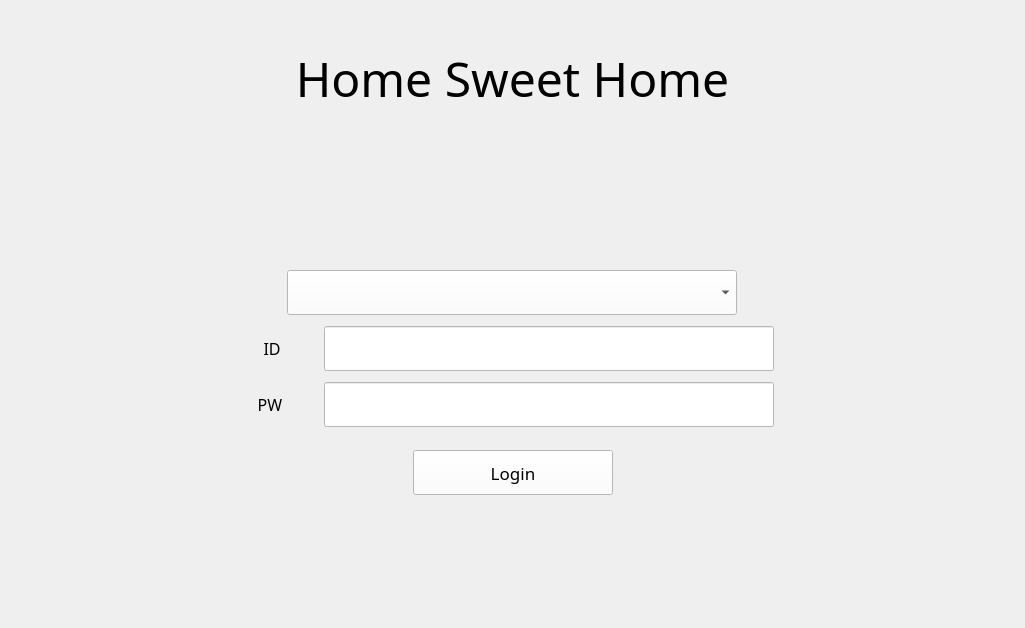
<?xml version="1.0" encoding="UTF-8"?>
<ui version="4.0">
 <class>LoginWidget</class>
 <widget class="QWidget" name="LoginWidget">
  <property name="geometry">
   <rect>
    <x>0</x>
    <y>0</y>
    <width>1025</width>
    <height>628</height>
   </rect>
  </property>
  <property name="sizePolicy">
   <sizepolicy hsizetype="Expanding" vsizetype="Expanding">
    <horstretch>0</horstretch>
    <verstretch>0</verstretch>
   </sizepolicy>
  </property>
  <property name="font">
   <font>
    <family>한화 L</family>
   </font>
  </property>
  <property name="windowTitle">
   <string>Form</string>
  </property>
  <property name="autoFillBackground">
   <bool>false</bool>
  </property>
  <property name="styleSheet">
   <string notr="true"/>
  </property>
  <layout class="QGridLayout" name="gridLayout">
   <item row="0" column="0">
    <layout class="QVBoxLayout" name="verticalLayout">
     <property name="sizeConstraint">
      <enum>QLayout::SizeConstraint::SetDefaultConstraint</enum>
     </property>
     <property name="leftMargin">
      <number>80</number>
     </property>
     <property name="topMargin">
      <number>20</number>
     </property>
     <property name="rightMargin">
      <number>80</number>
     </property>
     <property name="bottomMargin">
      <number>30</number>
     </property>
     <item>
      <widget class="QLabel" name="title">
       <property name="sizePolicy">
        <sizepolicy hsizetype="Expanding" vsizetype="Expanding">
         <horstretch>0</horstretch>
         <verstretch>0</verstretch>
        </sizepolicy>
       </property>
       <property name="font">
        <font>
         <family>한화 B</family>
         <pointsize>36</pointsize>
        </font>
       </property>
       <property name="text">
        <string>Home Sweet Home</string>
       </property>
       <property name="alignment">
        <set>Qt::AlignmentFlag::AlignCenter</set>
       </property>
      </widget>
     </item>
     <item>
      <spacer name="verticalSpacer">
       <property name="orientation">
        <enum>Qt::Orientation::Vertical</enum>
       </property>
       <property name="sizeType">
        <enum>QSizePolicy::Policy::Fixed</enum>
       </property>
       <property name="sizeHint" stdset="0">
        <size>
         <width>19</width>
         <height>15</height>
        </size>
       </property>
      </spacer>
     </item>
     <item>
      <layout class="QHBoxLayout" name="horizontalLayout_3">
       <item>
        <spacer name="logoImg_spacer_2">
         <property name="orientation">
          <enum>Qt::Orientation::Horizontal</enum>
         </property>
         <property name="sizeType">
          <enum>QSizePolicy::Policy::Expanding</enum>
         </property>
         <property name="sizeHint" stdset="0">
          <size>
           <width>36</width>
           <height>20</height>
          </size>
         </property>
        </spacer>
       </item>
       <item>
        <widget class="QLabel" name="logoImg">
         <property name="sizePolicy">
          <sizepolicy hsizetype="Expanding" vsizetype="Expanding">
           <horstretch>0</horstretch>
           <verstretch>0</verstretch>
          </sizepolicy>
         </property>
         <property name="text">
          <string/>
         </property>
         <property name="pixmap">
          <pixmap resource="resources.qrc">:/logoImage/images/HOME.png</pixmap>
         </property>
         <property name="scaledContents">
          <bool>true</bool>
         </property>
         <property name="alignment">
          <set>Qt::AlignmentFlag::AlignCenter</set>
         </property>
        </widget>
       </item>
       <item>
        <spacer name="logoImg_spacer">
         <property name="orientation">
          <enum>Qt::Orientation::Horizontal</enum>
         </property>
         <property name="sizeType">
          <enum>QSizePolicy::Policy::Expanding</enum>
         </property>
         <property name="sizeHint" stdset="0">
          <size>
           <width>28</width>
           <height>20</height>
          </size>
         </property>
        </spacer>
       </item>
      </layout>
     </item>
     <item>
      <spacer name="verticalSpacer_2">
       <property name="orientation">
        <enum>Qt::Orientation::Vertical</enum>
       </property>
       <property name="sizeType">
        <enum>QSizePolicy::Policy::Maximum</enum>
       </property>
       <property name="sizeHint" stdset="0">
        <size>
         <width>20</width>
         <height>25</height>
        </size>
       </property>
      </spacer>
     </item>
     <item>
      <layout class="QHBoxLayout" name="horizontalLayout_4">
       <item>
        <spacer name="combo_spacer">
         <property name="orientation">
          <enum>Qt::Orientation::Horizontal</enum>
         </property>
         <property name="sizeType">
          <enum>QSizePolicy::Policy::Maximum</enum>
         </property>
         <property name="sizeHint" stdset="0">
          <size>
           <width>125</width>
           <height>20</height>
          </size>
         </property>
        </spacer>
       </item>
       <item>
        <widget class="QComboBox" name="comboBox">
         <property name="sizePolicy">
          <sizepolicy hsizetype="Expanding" vsizetype="Expanding">
           <horstretch>0</horstretch>
           <verstretch>0</verstretch>
          </sizepolicy>
         </property>
         <property name="minimumSize">
          <size>
           <width>90</width>
           <height>45</height>
          </size>
         </property>
         <property name="maximumSize">
          <size>
           <width>450</width>
           <height>45</height>
          </size>
         </property>
         <property name="font">
          <font>
           <family>한화 L</family>
           <pointsize>12</pointsize>
          </font>
         </property>
         <property name="layoutDirection">
          <enum>Qt::LayoutDirection::LeftToRight</enum>
         </property>
         <property name="styleSheet">
          <string notr="true">background-color: rgb(255, 255, 255);</string>
         </property>
         <property name="sizeAdjustPolicy">
          <enum>QComboBox::SizeAdjustPolicy::AdjustToContents</enum>
         </property>
         <property name="placeholderText">
          <string>0</string>
         </property>
         <item>
          <property name="text">
           <string>resident</string>
          </property>
         </item>
         <item>
          <property name="text">
           <string>manager</string>
          </property>
         </item>
        </widget>
       </item>
       <item>
        <spacer name="horizontalSpacer_3">
         <property name="orientation">
          <enum>Qt::Orientation::Horizontal</enum>
         </property>
         <property name="sizeType">
          <enum>QSizePolicy::Policy::Maximum</enum>
         </property>
         <property name="sizeHint" stdset="0">
          <size>
           <width>125</width>
           <height>20</height>
          </size>
         </property>
        </spacer>
       </item>
      </layout>
     </item>
     <item>
      <layout class="QHBoxLayout" name="horizontalLayout">
       <property name="spacing">
        <number>0</number>
       </property>
       <property name="topMargin">
        <number>5</number>
       </property>
       <item>
        <spacer name="horizontalSpacer_4">
         <property name="orientation">
          <enum>Qt::Orientation::Horizontal</enum>
         </property>
         <property name="sizeType">
          <enum>QSizePolicy::Policy::Minimum</enum>
         </property>
         <property name="sizeHint" stdset="0">
          <size>
           <width>125</width>
           <height>20</height>
          </size>
         </property>
        </spacer>
       </item>
       <item>
        <widget class="QLabel" name="idLabel">
         <property name="sizePolicy">
          <sizepolicy hsizetype="Expanding" vsizetype="Expanding">
           <horstretch>0</horstretch>
           <verstretch>0</verstretch>
          </sizepolicy>
         </property>
         <property name="maximumSize">
          <size>
           <width>40</width>
           <height>45</height>
          </size>
         </property>
         <property name="font">
          <font>
           <family>한화 L</family>
           <pointsize>12</pointsize>
          </font>
         </property>
         <property name="text">
          <string> ID</string>
         </property>
         <property name="scaledContents">
          <bool>false</bool>
         </property>
         <property name="alignment">
          <set>Qt::AlignmentFlag::AlignCenter</set>
         </property>
        </widget>
       </item>
       <item>
        <widget class="QLineEdit" name="idEdit">
         <property name="enabled">
          <bool>true</bool>
         </property>
         <property name="sizePolicy">
          <sizepolicy hsizetype="Expanding" vsizetype="Expanding">
           <horstretch>0</horstretch>
           <verstretch>0</verstretch>
          </sizepolicy>
         </property>
         <property name="minimumSize">
          <size>
           <width>90</width>
           <height>45</height>
          </size>
         </property>
         <property name="maximumSize">
          <size>
           <width>450</width>
           <height>45</height>
          </size>
         </property>
         <property name="font">
          <font>
           <family>한화 L</family>
           <pointsize>12</pointsize>
          </font>
         </property>
         <property name="autoFillBackground">
          <bool>false</bool>
         </property>
         <property name="styleSheet">
          <string notr="true">background-color:rgb(255, 255, 255);</string>
         </property>
        </widget>
       </item>
       <item>
        <spacer name="horizontalSpacer_6">
         <property name="orientation">
          <enum>Qt::Orientation::Horizontal</enum>
         </property>
         <property name="sizeType">
          <enum>QSizePolicy::Policy::Minimum</enum>
         </property>
         <property name="sizeHint" stdset="0">
          <size>
           <width>125</width>
           <height>20</height>
          </size>
         </property>
        </spacer>
       </item>
      </layout>
     </item>
     <item>
      <layout class="QHBoxLayout" name="horizontalLayout_2">
       <property name="spacing">
        <number>0</number>
       </property>
       <property name="topMargin">
        <number>5</number>
       </property>
       <item>
        <spacer name="horizontalSpacer_5">
         <property name="orientation">
          <enum>Qt::Orientation::Horizontal</enum>
         </property>
         <property name="sizeType">
          <enum>QSizePolicy::Policy::Minimum</enum>
         </property>
         <property name="sizeHint" stdset="0">
          <size>
           <width>125</width>
           <height>20</height>
          </size>
         </property>
        </spacer>
       </item>
       <item>
        <widget class="QLabel" name="pwLabel">
         <property name="sizePolicy">
          <sizepolicy hsizetype="Expanding" vsizetype="Expanding">
           <horstretch>0</horstretch>
           <verstretch>0</verstretch>
          </sizepolicy>
         </property>
         <property name="maximumSize">
          <size>
           <width>40</width>
           <height>45</height>
          </size>
         </property>
         <property name="font">
          <font>
           <family>한화 L</family>
           <pointsize>12</pointsize>
          </font>
         </property>
         <property name="text">
          <string>PW</string>
         </property>
         <property name="alignment">
          <set>Qt::AlignmentFlag::AlignCenter</set>
         </property>
        </widget>
       </item>
       <item>
        <widget class="QLineEdit" name="pwEdit">
         <property name="enabled">
          <bool>true</bool>
         </property>
         <property name="sizePolicy">
          <sizepolicy hsizetype="Expanding" vsizetype="Expanding">
           <horstretch>0</horstretch>
           <verstretch>0</verstretch>
          </sizepolicy>
         </property>
         <property name="minimumSize">
          <size>
           <width>90</width>
           <height>45</height>
          </size>
         </property>
         <property name="maximumSize">
          <size>
           <width>450</width>
           <height>45</height>
          </size>
         </property>
         <property name="font">
          <font>
           <family>한화 L</family>
           <pointsize>12</pointsize>
          </font>
         </property>
         <property name="styleSheet">
          <string notr="true">background-color:rgb(255, 255, 255);</string>
         </property>
        </widget>
       </item>
       <item>
        <spacer name="horizontalSpacer_7">
         <property name="orientation">
          <enum>Qt::Orientation::Horizontal</enum>
         </property>
         <property name="sizeType">
          <enum>QSizePolicy::Policy::Minimum</enum>
         </property>
         <property name="sizeHint" stdset="0">
          <size>
           <width>125</width>
           <height>20</height>
          </size>
         </property>
        </spacer>
       </item>
      </layout>
     </item>
     <item>
      <layout class="QHBoxLayout" name="horizontalLayout_5">
       <property name="spacing">
        <number>6</number>
       </property>
       <property name="topMargin">
        <number>15</number>
       </property>
       <item>
        <spacer name="horizontalSpacer">
         <property name="orientation">
          <enum>Qt::Orientation::Horizontal</enum>
         </property>
         <property name="sizeHint" stdset="0">
          <size>
           <width>40</width>
           <height>20</height>
          </size>
         </property>
        </spacer>
       </item>
       <item>
        <widget class="QPushButton" name="pushButton">
         <property name="sizePolicy">
          <sizepolicy hsizetype="Expanding" vsizetype="Expanding">
           <horstretch>0</horstretch>
           <verstretch>0</verstretch>
          </sizepolicy>
         </property>
         <property name="minimumSize">
          <size>
           <width>50</width>
           <height>45</height>
          </size>
         </property>
         <property name="maximumSize">
          <size>
           <width>200</width>
           <height>40</height>
          </size>
         </property>
         <property name="font">
          <font>
           <family>한화 L</family>
           <pointsize>13</pointsize>
          </font>
         </property>
         <property name="autoFillBackground">
          <bool>false</bool>
         </property>
         <property name="styleSheet">
          <string notr="true">background-color: rgb(255, 255, 255);</string>
         </property>
         <property name="text">
          <string>Login</string>
         </property>
        </widget>
       </item>
       <item>
        <spacer name="horizontalSpacer_2">
         <property name="orientation">
          <enum>Qt::Orientation::Horizontal</enum>
         </property>
         <property name="sizeHint" stdset="0">
          <size>
           <width>40</width>
           <height>20</height>
          </size>
         </property>
        </spacer>
       </item>
      </layout>
     </item>
     <item>
      <spacer name="verticalSpacer_3">
       <property name="orientation">
        <enum>Qt::Orientation::Vertical</enum>
       </property>
       <property name="sizeHint" stdset="0">
        <size>
         <width>20</width>
         <height>25</height>
        </size>
       </property>
      </spacer>
     </item>
    </layout>
   </item>
  </layout>
 </widget>
 <resources>
  <include location="resources.qrc"/>
 </resources>
 <connections/>
</ui>
